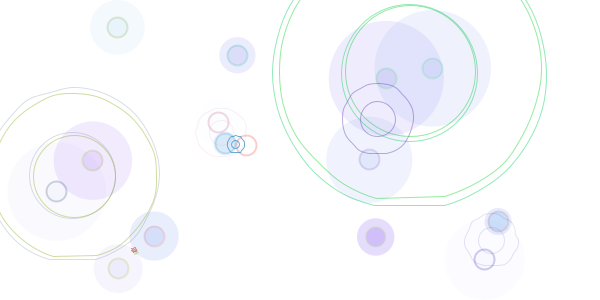
Frame 1 (no input)
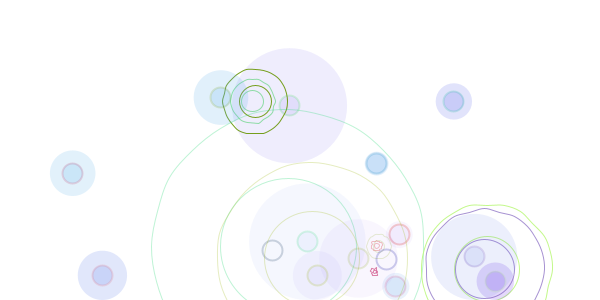
Frame 60 (the mouse pressed at the canvas centre just before this capture)
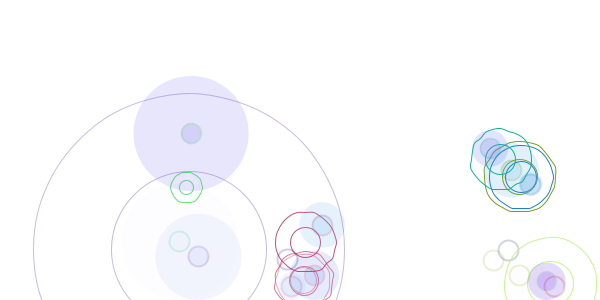
Frame 120 (the mouse held since frame 60 and released just before this capture)

The Processing sketch that drew these frames (run headless with seeded random() and noise(); from frame 60 on, the mouse is pressed at the canvas centre):

// Processing sketch: processing_124002
// ── processing_124002.pde

//Complexity
//Fall, Falling, Fallen 
//Test 019 [Date:20131210] Wayne Lin
//e-mail:ration.Lin@gmail.com
//N76014045 林瑞勛 Juihsun,Lin
//Reference: Generative Art(Pearson2011), in-class practice from Nik Chien


int _num = 15;
float radius = 2;
Circle[] _circleArr = {
}; 

void setup() {
  size(600, 300);
  background(255);
  smooth();
  strokeWeight(1);
  fill(150, 50);
  frameRate(10);
  drawCircles();
}

void draw() {
  background(255);
  for (int i=0; i<_circleArr.length; i++) {
    Circle thisCirc = _circleArr[i];
    thisCirc.updateMe();
  }
}

void mouseReleased() {
  drawCircles();
}

void drawCircles() {
  for (int i=0; i<_num; i++) { 
    Circle thisCirc = new Circle();
    thisCirc.drawMe();
    _circleArr =(Circle[])append(_circleArr, thisCirc);
  }
}

//==========Object==========================================

class Circle {
  float x, y;
  float radius;
  color linecol, fillcol;
  float alph;
  float xmove, ymove;

  Circle() {
    x = random(width);
    y = random(height);
    radius = random(50) + 10;
    linecol = color(random(255), random(255), random(255));
    fillcol = color(100, random(190), 234, 50);
    alph = random(255);
    xmove = random(10)-5;
    ymove = random(5);
  }
  float customNoise(float value) {
    int count=int (value%(random(10)));
    float retValue=pow(sin(value), count);
    return retValue;
  }

  void drawMe() {
    noStroke();
    fill(fillcol, alph);
    ellipse(x, y, radius*2, radius*2);
    stroke(linecol, 50);
    strokeWeight(2);
    ellipse(x, y, 20, 20);
  }

  void updateMe() {
    x += xmove;
    y += ymove;

    if (x > width-radius) { 
      x=width-radius;
      xmove = -xmove;
    }
    if (x <= radius) { 
      x=radius;
      xmove = -xmove;
    }
    if (y > height-radius) { 
      y=height-radius;
    }
    if (y <= radius) { 
      y=radius;
      ymove = -ymove;
    }

    boolean touching = false;
    for (int i=0; i<_circleArr.length; i++) {
      Circle otherCirc = _circleArr[i];
      if (otherCirc != this) {
        float dis = dist(x, y, otherCirc.x, otherCirc.y);
        float overlap = dis- radius- otherCirc.radius;
        if (overlap < 0) {
          float midx, midy;
          midx= (x+ otherCirc.x)/2;
          midy= (y + otherCirc.y)/2;
          noFill();
          overlap *= -2;
          //triangle(x, y, midx, midy, otherCirc.x, otherCirc.y);

          stroke(linecol, alph);
          strokeWeight(1);
          ellipse(midx, midy, overlap, overlap);
          float x1, y1;
          float noiseval=random(50);
          float radVariance, thisRadius, rad;

          beginShape();     
          for (float ang=0; ang<=360; ang+=15) {
            radVariance = customNoise(noiseval);
            thisRadius = overlap+radVariance;           
            rad = radians(ang);                                 
            x1 = midx + (thisRadius * sin(rad));
            y1 = midy + (thisRadius * cos(rad));
            curveVertex(x1, y1);
          }
          endShape(CLOSE);

          touching = true;
          break;
        }
      }
    }
    if (touching) {
      if (alph > 0) { 
        alph--;
      }
    } 
    else {
      if (alph<255) { 
        alph += 5;
      }
    }
    drawMe();
  }
}
